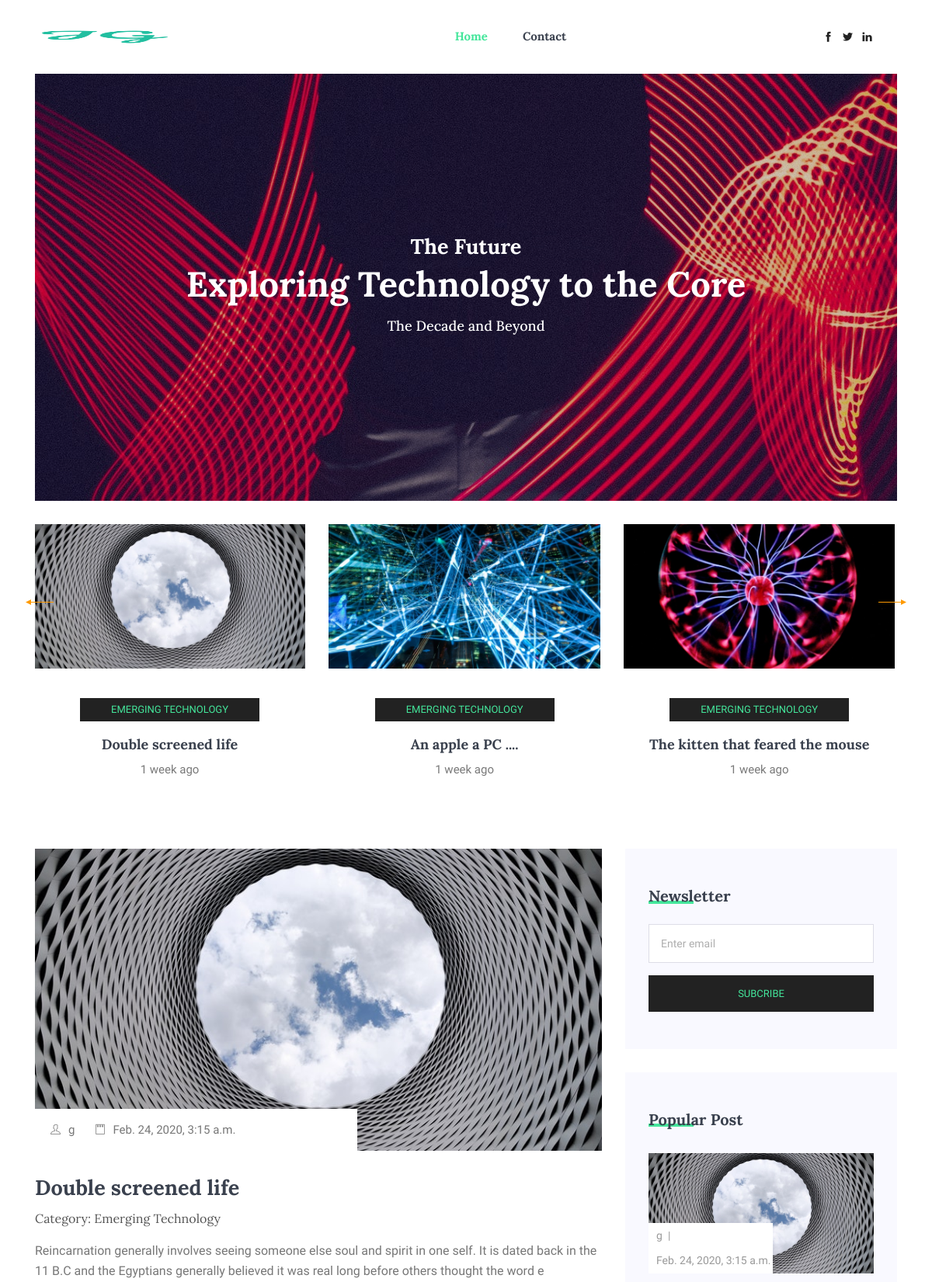
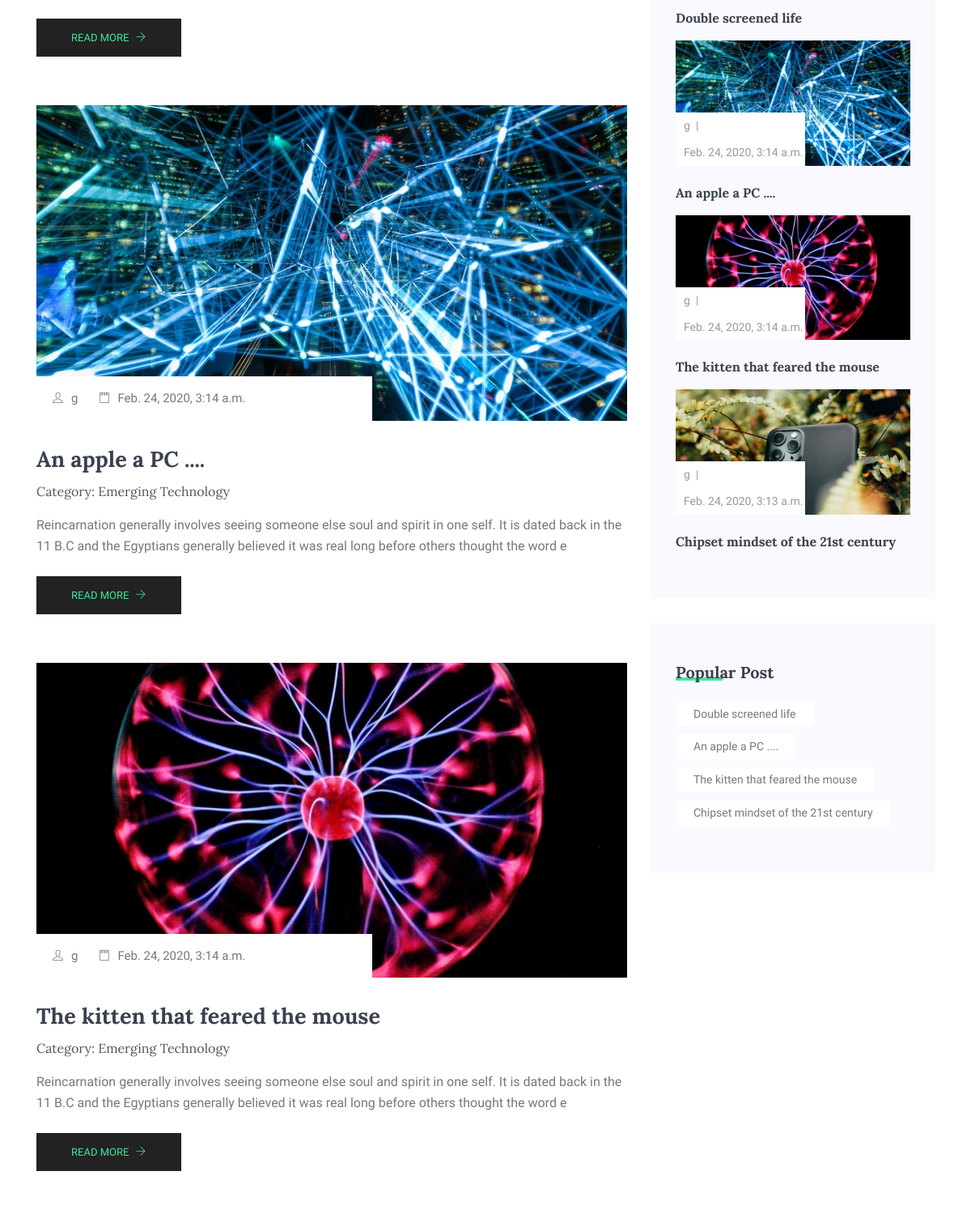
The page / (upper part) on the database its author committed (2 pictures, top to bottom).
### techBlog/models.py (models this page shows, shortened)
class Post(models.Model):
    image = models.ImageField(default='default.jpg', upload_to='post_pics')
    title = models.CharField(max_length=200, unique=True)
    slug = models.SlugField(max_length=200, unique=True)
    author = models.ForeignKey(
        User, on_delete=models.CASCADE, related_name='blog_posts'
    )
    updated_on = models.DateTimeField(auto_now=True)
    category = models.ForeignKey(Category, on_delete=models.CASCADE, default=1)
    content = models.TextField()
    created_on = models.DateTimeField(auto_now_add=True)
    status = models.IntegerField(choices=STATUS, default=0)
    class Meta:
        ordering = ['-created_on']

class Category(models.Model):
    name = models.CharField(max_length=100)
    decription = models.TextField(default='This Category includes the following areas: ')
    def __str__(self):
        return self.name

### techBlog/views.py (the view)
# urls.py: path("", views.PostList.as_view(), name="home"),
class PostList(generic.ListView):
    queryset = Post.objects.filter(status=1).order_by("-created_on")
    template_name = "techBlog/index.html"
    paginate_by = 4

### techBlog/templates/techBlog/index.html (shortened to what this page needs)
{% extends 'techBlog/base.html'  %}
{% load static %}
{% load humanize %}
{% block content %}
<main class="site-main">
  <section class="mb-30px">
    <div class="container">
      <div class="hero-banner">
        <div class="hero-banner__content">
          <h3>The Future</h3>
          <h1>Exploring Technology to the Core</h1>
          <h4>The Decade and Beyond</h4>
        </div>
      </div>
    </div>
  </section>
  <section>
    <div class="container">
      <div class="owl-carousel owl-theme blog-slider">
        {% for post in post_list %}
        <div class="card blog__slide text-center">
          <div class="blog__slide__img">
            <a href="{% url 'post_detail' post.slug  %}">
              <img class="card-img rounded-0" src="{{ post.image.url }}" alt="">
            </a>
          </div>
          <div class="blog__slide__content">
            <a class="blog__slide__label" href="#">{{post.category}}</a>
            <h3><a href="{% url 'post_detail' post.slug  %}">{{ post.title }}</a></h3>
            <p>{{post.created_on | naturaltime }}</p>
          </div>
        </div>
        {% endfor %}
      </div>
    </div>
  </section>
  <section class="blog-post-area section-margin mt-4">
    <div class="container">
      <div class="row">
        <div class="col-lg-8">
          {% for post in post_list %}
          <div class="single-recent-blog-post">
            <div class="thumb">
              <a href="{% url 'post_detail' post.slug  %}">
                <img class="img-fluid" src="{{post.image.url}}" alt="">
              </a>
              <ul class="thumb-info">
                <li><a href="#"><i class="ti-user"></i>{{ post.author }}</a></li>
                <li><a href="#"><i class="ti-notepad"></i>{{ post.created_on}}</a></li>
              </ul>
            </div>
            <div class="details mt-20">
              <a href="{% url 'post_detail' post.slug  %}">
                <h3>{{ post.title }}</h3>
              </a>
              <p class="tag-list-inline">Category: <a href="#">{{ post.category }}</a></p>
              <p>{{post.content|slice:":200" }}</p>
              <a class="button" href="{% url 'post_detail' post.slug  %}">Read More <i class="ti-arrow-right"></i></a>
            </div>
          </div>
          {% endfor %}
        </div>
        {% include 'techBlog/sidebar.html' %}
      </div>
     </div>
  </section>
</main>
{% endblock content %}

### techBlog/templates/techBlog/sidebar.html
 <div class="col-lg-4 sidebar-widgets">
    <div class="widget-wrap">
      <div class="single-sidebar-widget newsletter-widget">
        <h4 class="single-sidebar-widget__title">Newsletter</h4>
        <div class="form-group mt-30">
          <div class="col-autos">
            <input type="text" class="form-control" id="inlineFormInputGroup" placeholder="Enter email" onfocus="this.placeholder = ''"
              onblur="this.placeholder = 'Enter email'">
          </div>
        </div>
        <button class="bbtns d-block mt-20 w-100">Subcribe</button>
      </div>
      <div class="single-sidebar-widget popular-post-widget">
        <h4 class="single-sidebar-widget__title">Popular Post</h4>
        <div class="popular-post-list">
          {% for post in post_list %}
          <div class="single-post-list">
            <div class="thumb">
              <img class="card-img rounded-0" src="{{post.image.url}}" alt="">
              <ul class="thumb-info">
                <li><a href="#">{{post.author}}</a></li>
                <li><a href="#">{{post.created_on}}</a></li>
              </ul>
            </div>
            <div class="details mt-20">
              <a href="{% url 'post_detail' post.slug  %}">
                <h6>{{post.title}}</h6>
              </a>
            </div>
          </div>
         {% endfor %}
        </div>
      </div>
        <div class="single-sidebar-widget tag_cloud_widget">
          <h4 class="single-sidebar-widget__title">Popular Post</h4>
          <ul class="list">
            {% for post in post_list %}
            <li>
                <a href="{% url 'post_detail' post.slug  %}">{{post.title}}</a>
            </li>
           {% endfor %}
          </ul>
        </div>
      </div>
  </div>

### rows shown on the page
Post: image (picture), category "EMERGING TECHNOLOGY", title "Double screened life", created_on "1 week ago", author "g", created_on "Feb. 24, 2020, 3:15 a.m.", category "Emerging Technology", content "Reincarnation generally involves seeing someone else soul and spirit in one self. It is dated back in the 11 B.C and the Egyptians generally believed it was real long before others thought the word e"
Post: image (picture), category "EMERGING TECHNOLOGY", title "An apple a PC ....", created_on "1 week ago", author "g", created_on "Feb. 24, 2020, 3:14 a.m.", category "Emerging Technology", content "Reincarnation generally involves seeing someone else soul and spirit in one self. It is dated back in the 11 B.C and the Egyptians generally believed it was real long before others thought the word e"
Post: image (picture), category "EMERGING TECHNOLOGY", title "The kitten that feared the mouse", created_on "1 week ago", author "g", created_on "Feb. 24, 2020, 3:14 a.m.", category "Emerging Technology", content "Reincarnation generally involves seeing someone else soul and spirit in one self. It is dated back in the 11 B.C and the Egyptians generally believed it was real long before others thought the word e"
Post: image (picture), author "g", created_on "Feb. 24, 2020, 3:13 a.m.", title "Chipset mindset of the 21st century"
